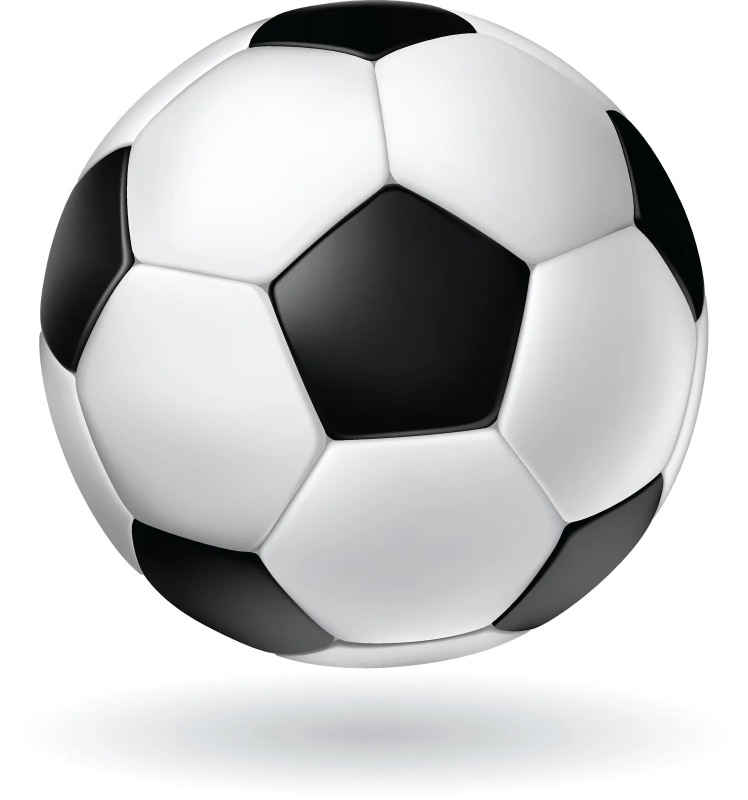
#> input picture Examples/Ball 1.jpg, 1495 x 1600 px (shown at 1/2 size)
$ python -i 'Football App.py'   (imports and definitions only)
#> lines starting #> are read from the running program, lines starting #| are printed output that depends on the picture; after the words box and inside, x2 and y2 are one past the last pixel; in counts of white or black regions, pixels touching at a corner belong together
#> further down, picture is the input picture: shape (1600, 1495, 3); mean B, G, R 200.3, 199.7, 199.2
import streamlit as st
import cv2
import numpy as np

# Load the image
def load_image(image_path):
    image = cv2.imdecode(np.frombuffer(image_path.read(), np.uint8), cv2.IMREAD_COLOR)
    return image

# Preprocess the image
def preprocess_image(image):
    # Resize the image
    resized_image = cv2.resize(image, (800, 600))
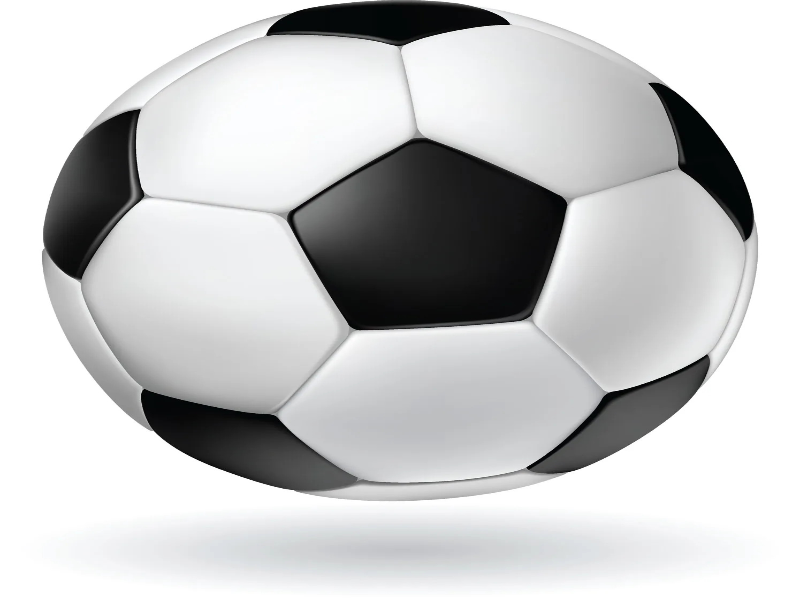
#> resized_image: shape (600, 800, 3); mean B, G, R 200.3, 199.7, 199.2

    # Convert to grayscale
    gray_image = cv2.cvtColor(resized_image, cv2.COLOR_BGR2GRAY)

    # Apply Gaussian blur to remove noise
    blurred_image = cv2.GaussianBlur(gray_image, (5, 5), 0)

    # Apply thresholding to segment out the object from the background
    _, thresh_image = cv2.threshold(blurred_image, 0, 255, cv2.THRESH_BINARY_INV + cv2.THRESH_OTSU)
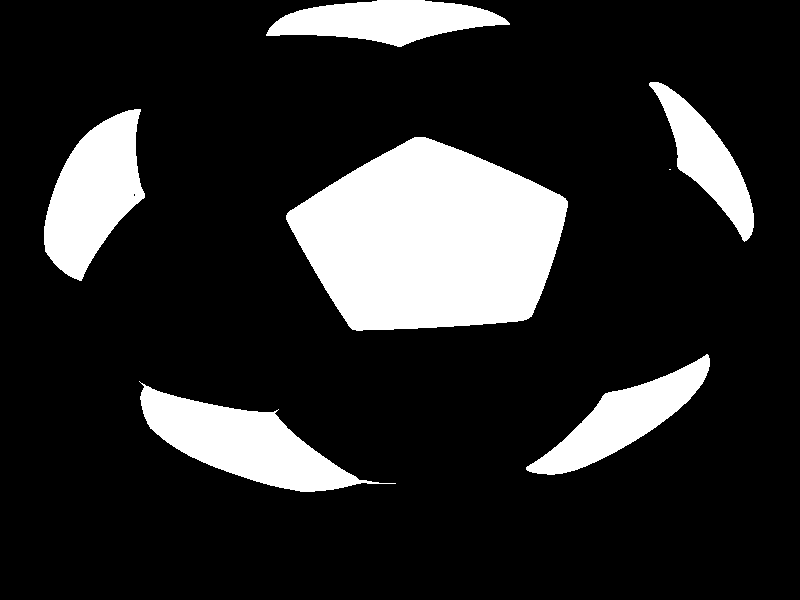
#> thresh_image: shape (600, 800); 16.9% white; 7 white regions (1 under 20 px), largest, box (x1, y1, x2, y2) and area: (286, 137, 568, 331) 39200, (139, 381, 396, 492) 11210, (44, 109, 145, 281) 10251, (526, 354, 710, 475) 7539, (266, 0, 510, 47) 7035, (649, 82, 754, 242) 5745

    return thresh_image

# Detect edges using Canny edge detector
def detect_edges(image):
    edges = cv2.Canny(image, 50, 150)
    return edges

# Detect lines using Hough transform
def detect_lines(edges):
    lines = cv2.HoughLines(edges, 1, np.pi/180, 200)
    return lines

# Draw lines on a blank image
# [65 lines left out: functions draw_lines, calculate_object_dimensions, not called in this run]

# Streamlit app
# [31 lines not run here, left out]

>>> import cv2
>>> picture = cv2.imread('Examples/Ball 1.jpg')
>>> result = preprocess_image(picture)

$ run again, on Examples/Bird 1.jpg
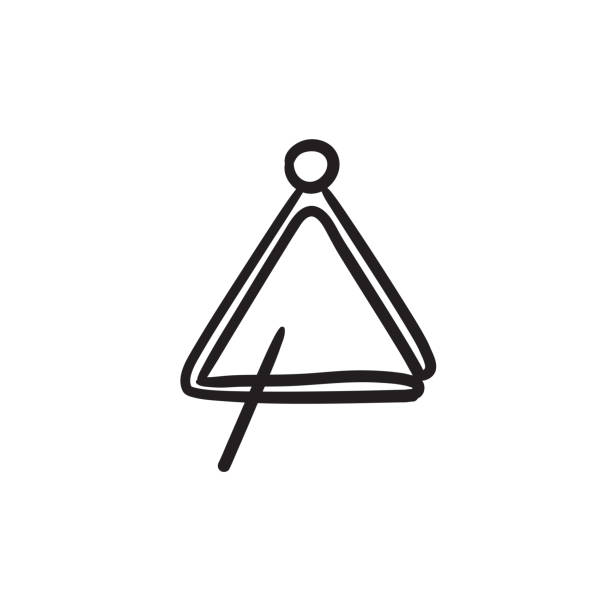
#> input picture Examples/Bird 1.jpg, 612 x 612 px
#> picture is the input picture: shape (612, 612, 3); mean B, G, R 244.5, 244.4, 244.6
#> in preprocess_image, `resized_image = cv2.resize(image, (800, 600))`:
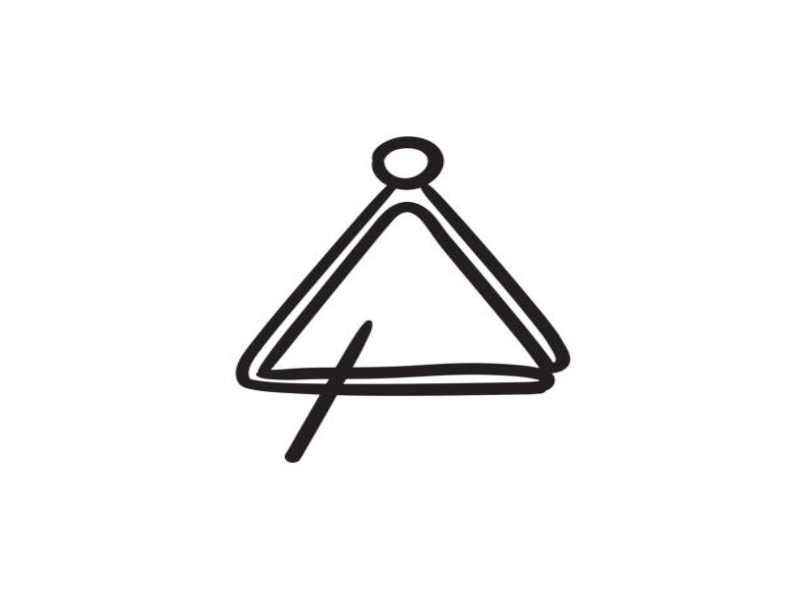
#> resized_image: shape (600, 800, 3); mean B, G, R 244.5, 244.4, 244.6
#> in preprocess_image, `_, thresh_image = cv2.threshold(blurred_image, 0, 255, cv2.THRESH_BINA..`:
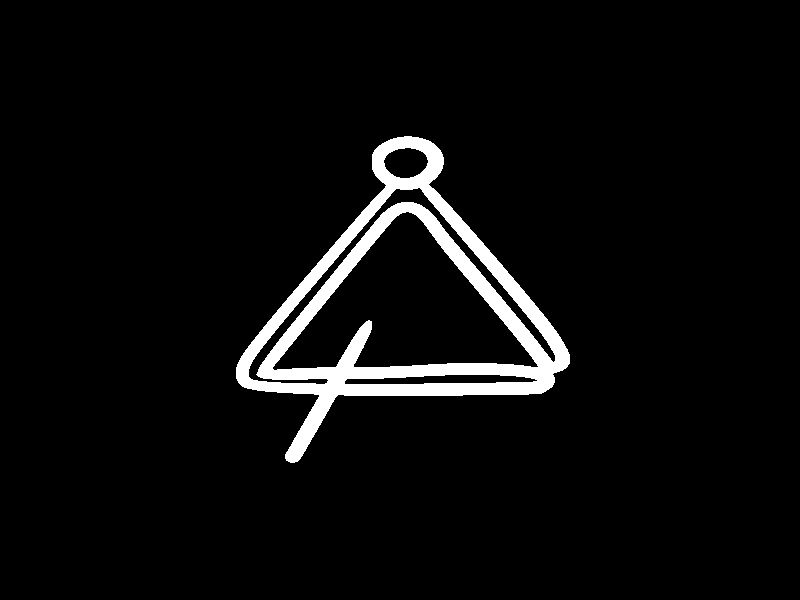
#> thresh_image: shape (600, 800); 4.8% white; 1 white region, box (x1, y1, x2, y2) and area: (236, 136, 570, 463) 22901

$ run again, on Examples/Cell 2.jpg
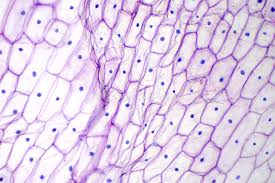
#> input picture Examples/Cell 2.jpg, 275 x 183 px
#> picture is the input picture: shape (183, 275, 3); mean B, G, R 232.2, 207.1, 224.6
#> in preprocess_image, `gray_image = cv2.cvtColor(resized_image, cv2.COLOR_BGR2GRAY)`:
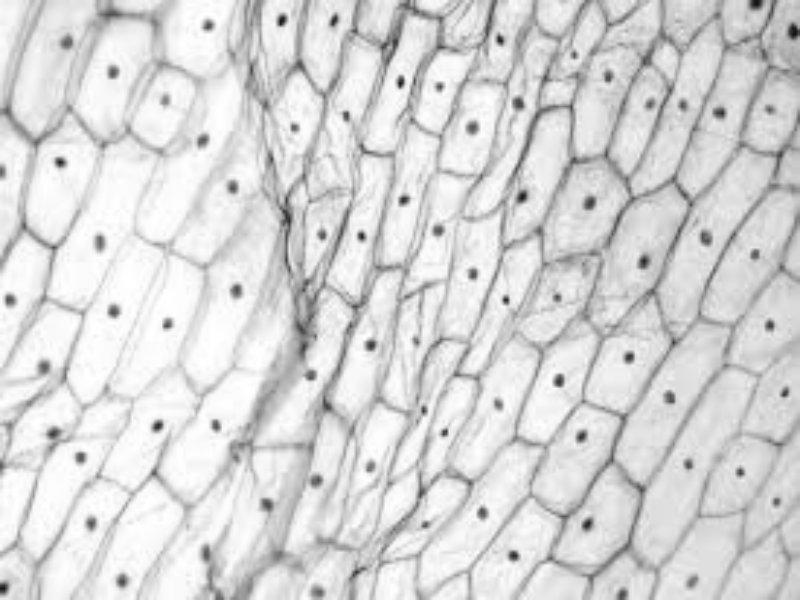
#> gray_image: shape (600, 800); min 18, max 255, mean 215.1
#> in preprocess_image, `_, thresh_image = cv2.threshold(blurred_image, 0, 255, cv2.THRESH_BINA..`:
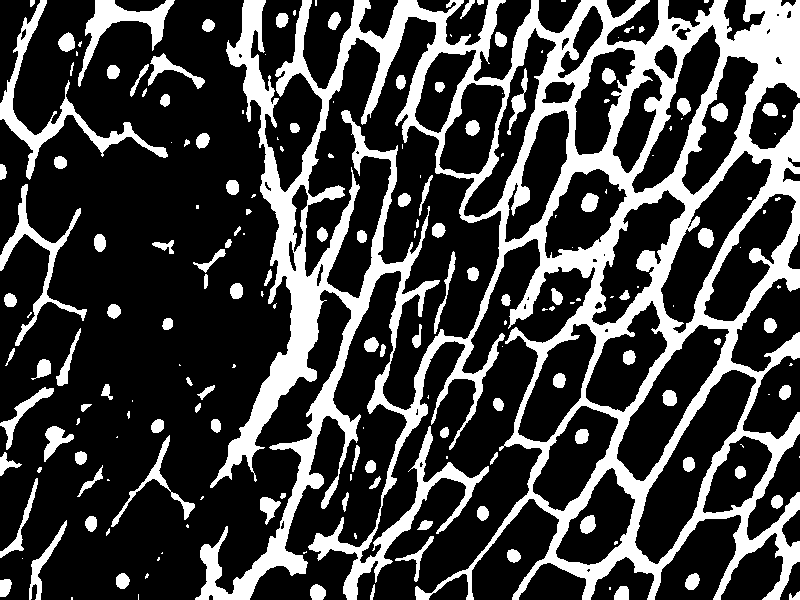
#> thresh_image: shape (600, 800); 26.1% white; 191 white regions (76 under 20 px), largest, box (x1, y1, x2, y2) and area: (195, 0, 800, 600) 100046, (0, 0, 168, 180) 3381, (78, 0, 175, 87) 2060
